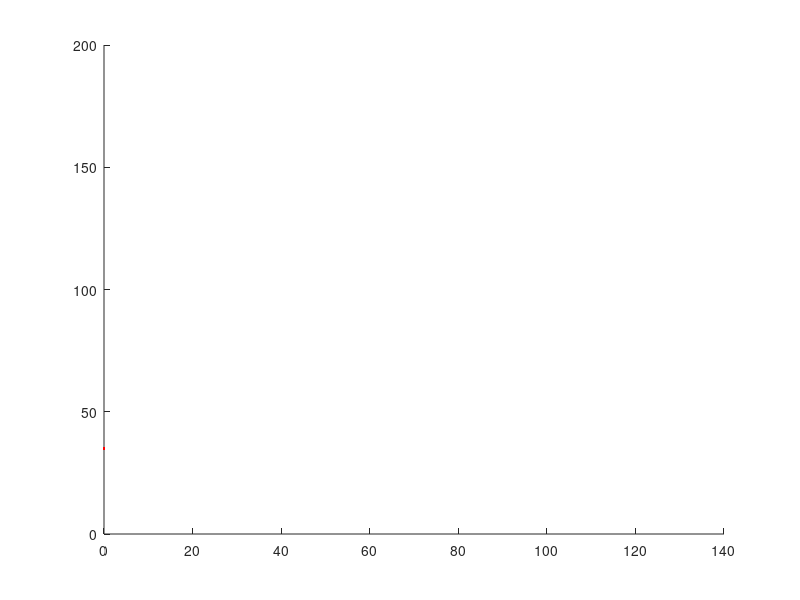

Here is the MATLAB script that generated this plot: (Note: this script raises an error after producing the figure.)
clc
clear all
close all
%a.pinMode(13,'OUTPUT')
%a.servoAttach(11);
%a.servoWrite(11,180);
fid = fopen('e.txt');
piny=9;
pindy=8;
pinx=13;
pindx=12;
resox=0.0692;
resoy=0.0692;
tline = fgets(fid);
lo=1;
x1=0;
y1=0;
sumx1=0;
sumy1=0;
j=1;
empline=sprintf('\r\n');
hold;
while ischar(tline)
    
    gline = fgets(fid);
     disp(gline);
    if gline==-1
        disp('Task Complete');
        break;
    end
     if strcmp(gline,empline)
            break;
     end
        
    if ~isempty(find(gline=='Z'))
    Z=sscanf(gline,'N%f G%f Z%f');
    if(Z(3)>0)
        disp('up');
       % a.servoWrite(11,180);
    end
    if(Z(3)<0)
        disp('down');
        %a.servoWrite(11,152);
        
    end
    end
    
    if (isempty(find(gline=='Z')))&&(isempty(find(gline=='M')))
        
        A=sscanf(gline,'N%f G%f X%f Y%f');
        if(A(2)~=90)
        x=A(3);
        y=A(4);
        px(j)=x;
        py(j)=y;
        
        plot(px(j),py(j),'r.');
       % drawline([x1 y1],[x y]);
        axis([0 140 0 200]);
        
        j=j+1;
        dx=x-x1;
        dy=y-y1;
        stepx=dx/resox;
        stepy=dy/resoy;
        if (stepx>0)
            dirx=0;
            dirx1=1;
        else
            dirx=1;
            dirx1=-1;
        end
        if (stepy>0)
            diry=1;
            diry1=1;
        else
            diry=0;
            diry1=-1;
        end
        stepx=abs(stepx);
        stepy=abs(stepy);
        sumx=x1;
        sumy=y1;
        if(round(stepx)==0)
            stepx=1;
        end
        if(round(stepy)==0)
            stepy=1;
        end
            
            
            
        if (stepx>stepy)
        
          istep=stepx/stepy;
          istep=round(istep);
          stepy=round(stepy);
          for n=1:stepy
         % stepd(istep,pinx,pindx,dirx,0.000000001,a);
          %stepd(1,piny,pindy,diry,0.000000001,a);
          sumx=sumx+istep*resox*dirx1;
          sumy=sumy+1*resoy*diry1;
          drawline([sumx1 sumy1],[sumx sumy]);
         
          sumx1=sumx;
          sumy1=sumy;
          end
        end
        
        if (stepy>stepx)
            istep=stepy/stepx;
            istep=round(istep);
            stepx=round(stepx);
            for n=1:stepx
            %stepd(istep,piny,pindy,diry,0.000000001,a);
           % stepd(1,pinx,pindx,dirx,0.000000001,a);
            sumx=sumx+1*resox*dirx1;
          sumy=sumy+istep*resoy*diry1;
          drawline([sumx1 sumy1],[sumx sumy]);
         
          sumx1=sumx;
          sumy1=sumy;
            end
        end
            
       % stepd(stepx,11,0.000000001,a)
        
        
        x1=x;
        y1=y;
        end
        
        %disp('sravan')
    end
    
    
end
%stem(px,py);

%plot(px,py,'r.');hold
%plot(px,py);
fclose(fid);